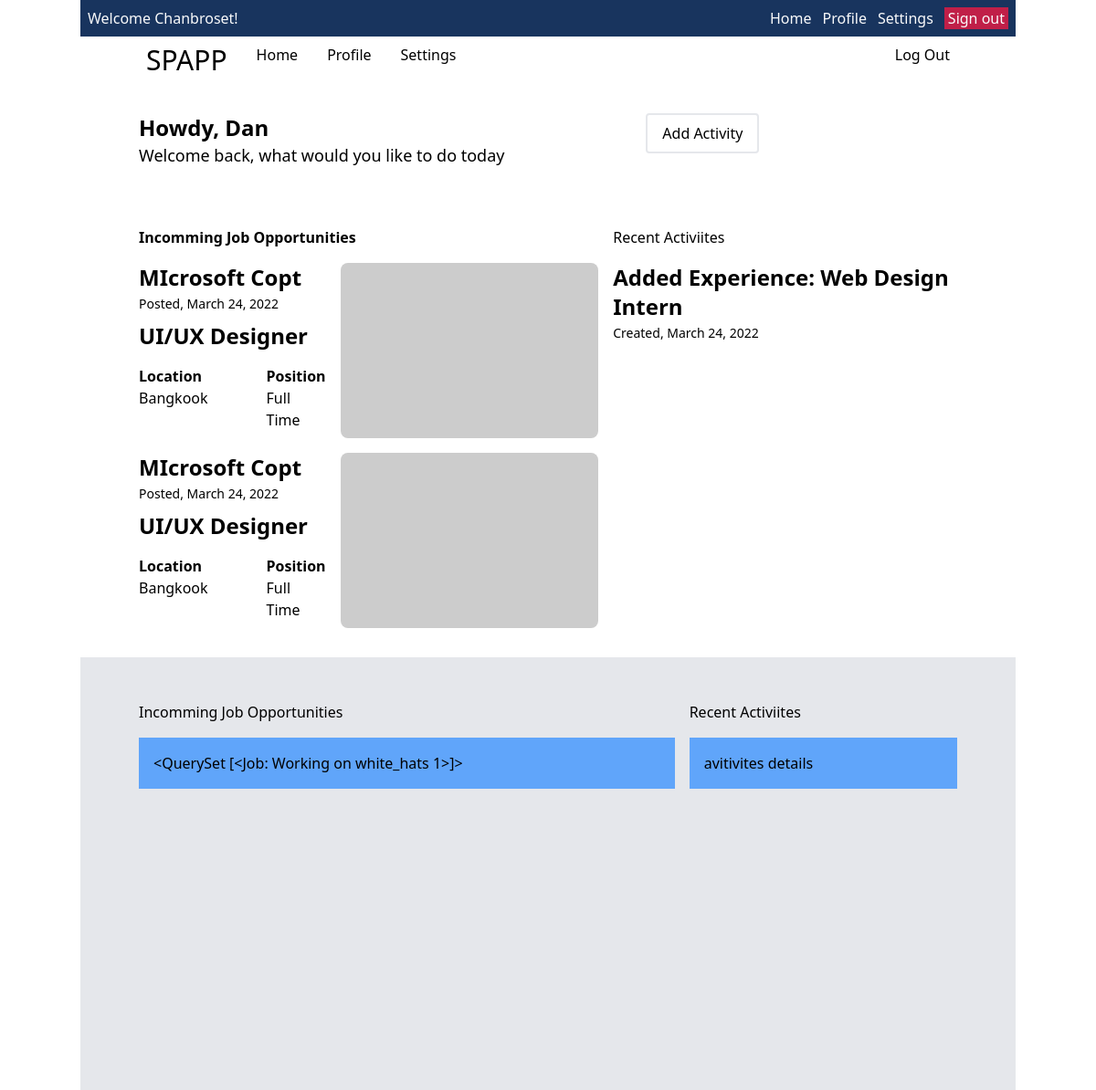
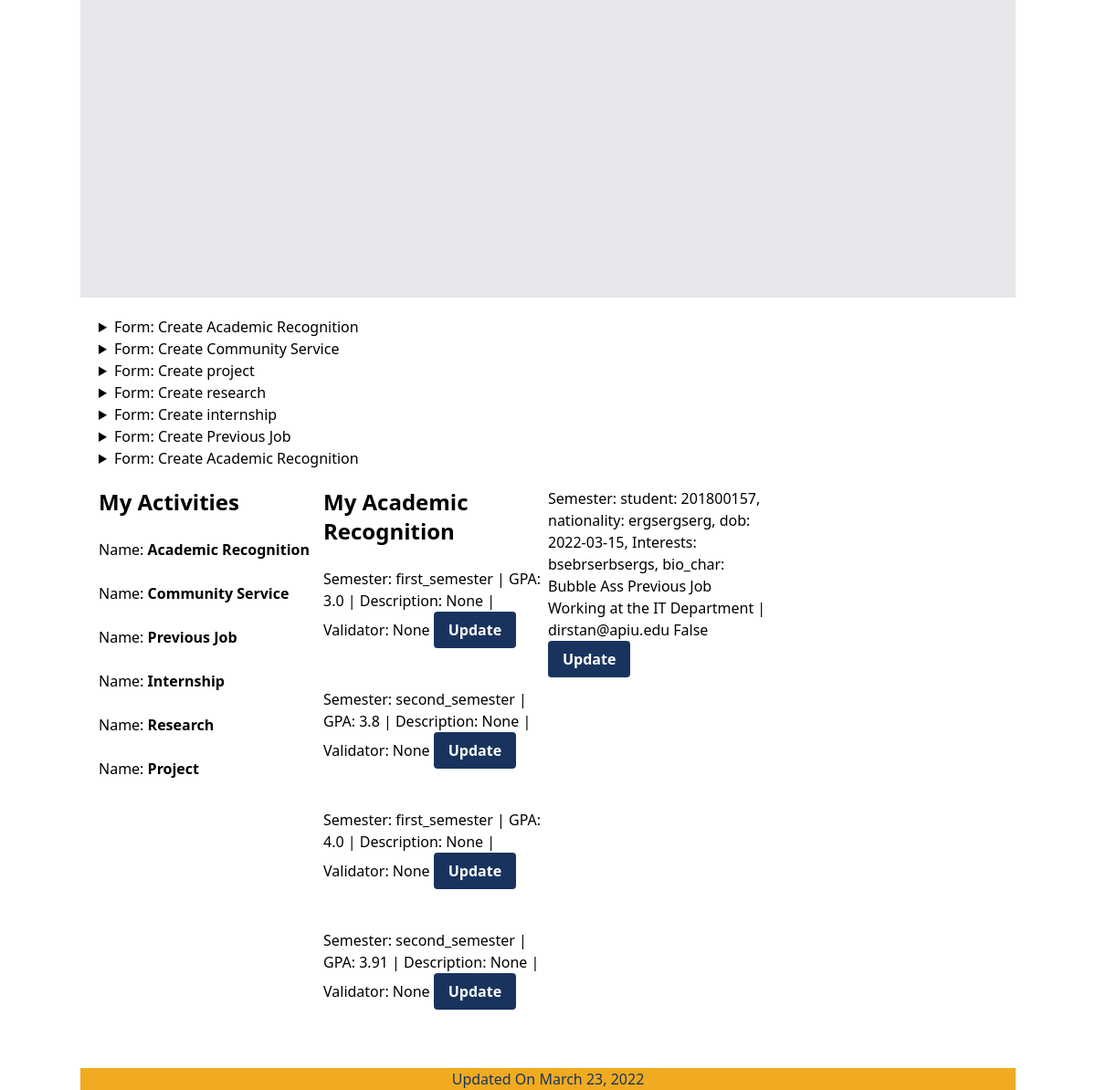
Screenshot of / (signed in) with the database file from the repository (2 pictures, top to bottom).
### spapp/models.py (models this page shows, shortened)
class Job(models.Model):
    created_by = models.ForeignKey(User, on_delete=models.SET_NULL, null=True)
    title = models.CharField(max_length=50)
    description = models.TextField(null=True)
    location = models.CharField(max_length=50, null=True)
    email = models.EmailField(null=True)
    phone_number = models.CharField(max_length=20, null=True)
    website = models.CharField(max_length=50, null=True)
    def __str__(self):
        return f"{self.title}"

class Activity(models.Model):
    student = models.ForeignKey(Student, on_delete=models.CASCADE)
    activity_name = models.CharField(max_length=30, null=True)
    description = models.TextField(null=True)
    from_date = models.DateField(null=True)
    to_date = models.DateField(null=True)
    validator = models.ForeignKey(
        Validator, null=True, on_delete=models.SET_NULL)
    verification_status = models.BooleanField(default=False)
    rewarded_points = models.IntegerField(default=0)
    def __str__(self):
        return f"{self.student} {self.activity_name} {self.description} | {self.validator} {self.verification_status}"

class AcademicRecognition(models.Model):
    SEMESTER = [('first_semester', 'First Semester'),
                ('second_semester', 'Second Semester')]
    activity = models.OneToOneField(
        Activity, on_delete=models.CASCADE, related_name="academic_recognition")
    semester = models.CharField(max_length=30, choices=SEMESTER)
    gpa = models.FloatField(max_length=3)
    year = models.IntegerField(default=2015)

class PreviousJob(models.Model):
    activity = models.OneToOneField(
        Activity, on_delete=models.CASCADE, related_name="previous_job")

class Student(models.Model):
    user = models.OneToOneField(User, on_delete=models.CASCADE)
    id_number = models.CharField(max_length=10)
    date_of_birth = models.DateField(null=True)
    nationality = models.CharField(max_length=30, null=True)
    major = models.ForeignKey(Major, on_delete=models.CASCADE, null=True)
    bio_char = models.CharField(max_length=100, null=True)
    interests = models.CharField(max_length=100, null=True)
    phone_number = models.CharField(max_length=12, null=True)
    image = models.ImageField(upload_to='theme/static/user_image', null=True)
    website = models.CharField(max_length=12, null=True)
    def __str__(self):
        return f"student: {self.user}, nationality: {self.nationality}, dob: {self.date_of_birth}, Interests: {self.interests}, bio_char: {self.bio_char}"

class Validator(models.Model):
    name = models.CharField(max_length=50)
    phone_number = models.CharField(max_length=50)
    email = models.CharField(max_length=50)
    verified = models.BooleanField(default=False)
    created_by = models.ForeignKey(User, null=True, on_delete=models.SET_NULL)
    def __str__(self):
        return f"{self.email}"

### spapp/views.py (the view)
# urls.py: path('', views.DashboardPage.as_view(), name='dashboard'),
class DashboardPage(LoginRequiredMixin, generic.TemplateView):
    login_url = 'spapp:login'
    template_name = "pages/student/dashboard.html"
    def get_context_data(self, **kwargs):
        context = super().get_context_data(**kwargs)
        try:
            student = Student.objects.get(user=self.request.user)
            context = {
                'jobs': Job.objects.all(),
                'activities': Activity.objects.filter(student=student),
                'ars': AcademicRecognition.objects.filter(activity__student=student),
                'pjs': PreviousJob.objects.filter(activity__student=student),
                'activity_form': ActivityForm,
                'ar_form': ARForm,
                'cs_form': CSForm,
                'project_form': ProjectForm,
                'research_form': ResearchForm,
                'internship_form': InternshipForm,
                'pj_form': PJForm,
                'v_form': ValidatorForm
            }
        except:
            print('Not a student!')
        return context

### theme/templates/pages/student/dashboard.html (shortened to what this page needs)
{% extends "components/student/layout.html" %}
{% block content %}
<div class="px-16 md:px-32 xl:px-48 bg-blue-600 py-6 flex justify-between w-full text-green-100">
    <div class="flex gap-4">
      <h1 class="p-2">SPAPP</h1>
      <p class="bg-blue-500 rounded-lg p-2">Home</p>
      <p class=" p-2">Profile</p>
      <p class=" p-2">Settings</p>
    </div>
    <div class="p-2">
      Log Out
    </div>
  </div>
  <section class="py-8 px-16 md:px-32 xl:px-48  flex justify-between  gap-4 flex-col lg:flex-row ">
    <div>
      <p class="text-xl md:text-2xl xl:text-3xl font-bold">Howdy, Dan</p>
      <span class="text-lg">Welcome back, what would you like to do today</span>
    </div>
    <div>
      <button class="border-2 border-blue-700 hover:bg-blue-700 text-black  py-2 px-4 rounded">
    Add Activity
  </button>
   <button class="bg-blue-500 hover:bg-blue-700 text-white font-bold py-2 px-4 rounded">
  </button>
    </div>
  </section>
  <section class="py-8 px-16 md:px-32 xl:px-48 bg-gray-100 flex justify-between  gap-4 flex-col lg:flex-row ">
    <div class="md:w-2/3">
      <span class="font-bold">Incomming Job Opportunities</span>
      <div class="flex flex-col gap-4 mt-4 ">
          <div class="bg-white p-6 w-full flex justify-between flex-col-reverse gap-4 lg:flex-row lg:gap-0">
            <div>
                 <h3 class="font-semibold">MIcrosoft Copt</h3>
            <span class="text-sm">Posted, March 24, 2022</span>
            <p class="mt-2 text-2xl font-bold">UI/UX Designer</p>
            <div class="flex gap-16 mt-4">
              <div>
                <p class="font-semibold">Location</p>
                <span>Bangkook</span>
              </div>
               <div>
                <p class="font-semibold">Position</p>
                <span>Full Time</span>
              </div>
            </div>
            </div>
            <div class="lg:w-1/3 ">
              <img class="object-cover h-48 w-96 rounded-lg" src="https://picsum.photos/1575/800" alt="" >
            </div>
          </div>
            <div class="bg-white p-6 w-full flex justify-between flex-col-reverse gap-4 lg:flex-row lg:gap-0">
            <div>
                 <h3 class="font-semibold">MIcrosoft Copt</h3>
            <span class="text-sm">Posted, March 24, 2022</span>
            <p class="mt-2 text-2xl font-bold">UI/UX Designer</p>
            <div class="flex gap-16 mt-4">
              <div>
                <p class="font-semibold">Location</p>
                <span>Bangkook</span>
              </div>
               <div>
                <p class="font-semibold">Position</p>
                <span>Full Time</span>
              </div>
            </div>
            </div>
            <div class="lg:w-1/3 ">
              <img class="object-cover h-48 w-96 rounded-lg" src="https://picsum.photos/1575/800" alt="" >
            </div>
          </div>
      </div>
    </div>
    <div class="md:w-1/3">
      <span>Recent Activiites</span>
        <div class="flex flex-col gap-4 mt-4 ">
          <div class="bg-white p-6 w-full">
            <h3 class="font-semibold">Added Experience: Web Design Intern</h3>
            <span class="text-sm">Created, March 24, 2022</span>
          </div>
    </div>
  </section>
<div class="bg-gray-200 px-16 pt-12 h-screen w-full flex gap-4">
    <div class="w-2/3">
      Incomming Job Opportunities
      <div class="bg-blue-400 mt-4 p-4">
       {{ jobs }}
      </div>
    </div>
    <div class="w-1/3">
      Recent Activiites
      <div class="bg-blue-400 mt-4 p-4">
        avitivites details
      </div>
    </div>
  </div>
<div class="grid grid-cols-1 md:grid-cols-3 m-5">
    <div>
  {% include 'components/student/create_form.html' with title="Create Academic Recognition" form=ar_form  url="create-ar" %}
  {% include 'components/student/create_form.html' with title="Create Community Service" form=cs_form activity=activity_form url="create-cs" %}
  {% include 'components/student/create_form.html' with title="Create project" form=project_form  url="create-project" activity=activity_form %}
  {% include 'components/student/create_form.html' with title="Create research" form=research_form  url="create-research" activity=activity_form %}
  {% include 'components/student/create_form.html' with title="Create internship" form=activity_form  url="create-internship" %}
  {% include 'components/student/create_form.html' with title="Create Previous Job" form=activity_form url="create-pj" %}
      {% include 'components/student/create_form.html' with title="Create Academic Recognition" form=ar_form  url="create-ar" %}
    </div>
    <div>
    </div>
</div>
<div class="grid grid-cols-1 md:grid-cols-4 m-5 ">
    <div>
        <b><h3>My Activities</h3></b><br>
        {% for activity in activities %}
            {% ifchanged %}
                <div class="mt-0">
                    Name: <strong>{{activity.activity_name}}</strong><br>
                </div><br>
            {% endifchanged %}
        {% endfor %}
    </div>
    <div>
        <b><h3>My Academic Recognition</h3></b><br>
        {% for ar in ars %}
            <div class="mb-5">
                Semester: {{ar.semester}} |
                GPA: {{ar.gpa}} |
                Description: {{ar.activity.description}} |
                Validator: {{ar.activity.validator}}
                <button class="bg-primary text-white font-bold py-2 px-4 rounded">
                    <a href="{% url 'spapp:update-ar' ar.id %}">Update</a>
                </button><br><br>
            </div>
        {% endfor %}
    </div>
    <div>
        {% for pj in pjs %}
            <div class="mb-5">
                Semester: {{pj.activity}}
                <button class="bg-primary text-white font-bold py-2 px-4 rounded">
                    <a href="">Update</a>
                </button><br><br>
            </div>
        {% endfor %}
    </div>
</div>
{% endblock %}

### theme/templates/components/student/header.html
<div class="text-gray-50 bg-primary">
    <div class="flex flex-row justify-between px-2 py-2 gap-2">
        <div>
            <a href="{% url 'spapp:dashboard' %}"> Welcome {{ user.first_name }}! </a>
        </div>
        <div class="flex flex-row justify-between gap-3">
            <a href="{% url 'spapp:dashboard' %}"> Home </a>
            <a href="{% url 'spapp:profile' %}"> Profile </a>
            <a href="{% url 'spapp:settings' %}"> Settings </a>
            <a href="{% url 'spapp:logout' %}" class="px-1 bg-red "> Sign out </a>
        </div>
    </div>
</div>

### rows the page displays
Job: title "<QuerySet [<Job: Working on white_hats 1>]>"
Activity: activity_name "Academic Recognition"
Activity: activity_name "Community Service"
Activity: activity_name "Previous Job"
Activity: activity_name "Internship"
Activity: activity_name "Research"
Activity: activity_name "Project"
AcademicRecognition: semester "first_semester", gpa "3.0", activity.description "None", activity.validator "None"
AcademicRecognition: semester "second_semester", gpa "3.8", activity.description "None", activity.validator "None"
AcademicRecognition: semester "first_semester", gpa "4.0", activity.description "None", activity.validator "None"
AcademicRecognition: semester "second_semester", gpa "3.91", activity.description "None", activity.validator "None"
PreviousJob: activity "student: 201800157, nationality: ergsergserg, dob: 2022-03-15, Interests: bsebrserbsergs, bio_char: Bubble Ass Previous Job Working at the IT Department | dirstan@apiu.edu False"

### other values shown
{{ user.first_name }} "Chanbroset"
{{ title }} "Create Academic Recognition Create Community Service Create project Create research Create internship Create Previous Job Create Academic Recognition"
